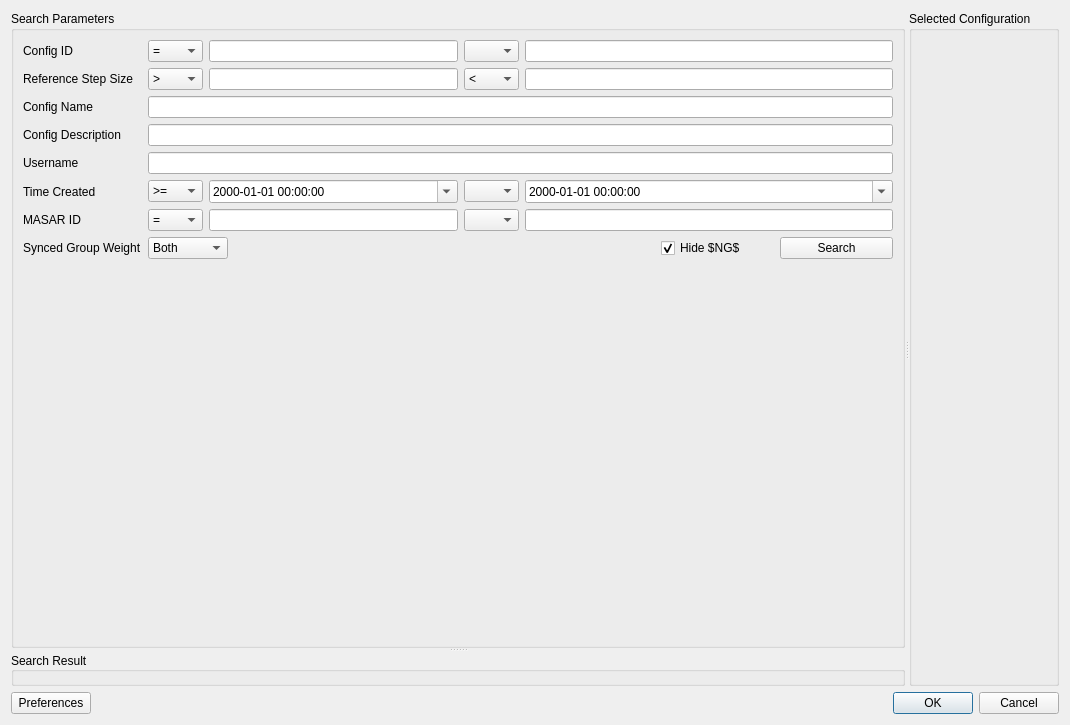
<?xml version="1.0" encoding="UTF-8"?>
<ui version="4.0">
 <class>Dialog</class>
 <widget class="QDialog" name="Dialog">
  <property name="geometry">
   <rect>
    <x>0</x>
    <y>0</y>
    <width>1070</width>
    <height>725</height>
   </rect>
  </property>
  <property name="windowTitle">
   <string>Import Tinker Configuration from Database</string>
  </property>
  <layout class="QGridLayout" name="gridLayout_3">
   <item row="1" column="1">
    <spacer name="horizontalSpacer">
     <property name="orientation">
      <enum>Qt::Horizontal</enum>
     </property>
     <property name="sizeHint" stdset="0">
      <size>
       <width>412</width>
       <height>20</height>
      </size>
     </property>
    </spacer>
   </item>
   <item row="1" column="0">
    <widget class="QPushButton" name="pushButton_preferences">
     <property name="text">
      <string>Preferences</string>
     </property>
    </widget>
   </item>
   <item row="1" column="2">
    <widget class="QDialogButtonBox" name="buttonBox">
     <property name="orientation">
      <enum>Qt::Horizontal</enum>
     </property>
     <property name="standardButtons">
      <set>QDialogButtonBox::Cancel|QDialogButtonBox::Ok</set>
     </property>
    </widget>
   </item>
   <item row="0" column="0" colspan="3">
    <widget class="QSplitter" name="splitter">
     <property name="orientation">
      <enum>Qt::Horizontal</enum>
     </property>
     <widget class="QSplitter" name="splitter_2">
      <property name="orientation">
       <enum>Qt::Vertical</enum>
      </property>
      <widget class="QGroupBox" name="groupBox_search_params">
       <property name="title">
        <string>Search Parameters</string>
       </property>
       <layout class="QGridLayout" name="gridLayout">
        <item row="0" column="0">
         <widget class="QLabel" name="label">
          <property name="text">
           <string>Config ID</string>
          </property>
         </widget>
        </item>
        <item row="0" column="1">
         <widget class="QComboBox" name="comboBox_config_id_1">
          <property name="minimumSize">
           <size>
            <width>55</width>
            <height>0</height>
           </size>
          </property>
          <property name="maximumSize">
           <size>
            <width>46</width>
            <height>16777215</height>
           </size>
          </property>
          <property name="currentIndex">
           <number>1</number>
          </property>
          <item>
           <property name="text">
            <string/>
           </property>
          </item>
          <item>
           <property name="text">
            <string>=</string>
           </property>
          </item>
          <item>
           <property name="text">
            <string>&gt;=</string>
           </property>
          </item>
          <item>
           <property name="text">
            <string>&lt;=</string>
           </property>
          </item>
         </widget>
        </item>
        <item row="0" column="2" colspan="2">
         <widget class="QLineEdit" name="lineEdit_config_id_1"/>
        </item>
        <item row="0" column="4">
         <widget class="QComboBox" name="comboBox_config_id_2">
          <property name="minimumSize">
           <size>
            <width>55</width>
            <height>0</height>
           </size>
          </property>
          <property name="maximumSize">
           <size>
            <width>46</width>
            <height>16777215</height>
           </size>
          </property>
          <item>
           <property name="text">
            <string/>
           </property>
          </item>
          <item>
           <property name="text">
            <string>=</string>
           </property>
          </item>
          <item>
           <property name="text">
            <string>&gt;=</string>
           </property>
          </item>
          <item>
           <property name="text">
            <string>&lt;=</string>
           </property>
          </item>
         </widget>
        </item>
        <item row="0" column="5" colspan="3">
         <widget class="QLineEdit" name="lineEdit_config_id_2"/>
        </item>
        <item row="1" column="0">
         <widget class="QLabel" name="label_6">
          <property name="text">
           <string>Reference Step Size</string>
          </property>
         </widget>
        </item>
        <item row="1" column="1">
         <widget class="QComboBox" name="comboBox_ref_step_size_1">
          <property name="minimumSize">
           <size>
            <width>55</width>
            <height>0</height>
           </size>
          </property>
          <property name="maximumSize">
           <size>
            <width>46</width>
            <height>16777215</height>
           </size>
          </property>
          <property name="currentIndex">
           <number>1</number>
          </property>
          <item>
           <property name="text">
            <string/>
           </property>
          </item>
          <item>
           <property name="text">
            <string>&gt;</string>
           </property>
          </item>
          <item>
           <property name="text">
            <string>&lt;</string>
           </property>
          </item>
         </widget>
        </item>
        <item row="1" column="2" colspan="2">
         <widget class="QLineEdit" name="lineEdit_ref_step_size_1"/>
        </item>
        <item row="1" column="4">
         <widget class="QComboBox" name="comboBox_ref_step_size_2">
          <property name="minimumSize">
           <size>
            <width>55</width>
            <height>0</height>
           </size>
          </property>
          <property name="maximumSize">
           <size>
            <width>46</width>
            <height>16777215</height>
           </size>
          </property>
          <property name="currentIndex">
           <number>2</number>
          </property>
          <item>
           <property name="text">
            <string/>
           </property>
          </item>
          <item>
           <property name="text">
            <string>&gt;</string>
           </property>
          </item>
          <item>
           <property name="text">
            <string>&lt;</string>
           </property>
          </item>
         </widget>
        </item>
        <item row="1" column="5" colspan="3">
         <widget class="QLineEdit" name="lineEdit_ref_step_size_2"/>
        </item>
        <item row="2" column="0">
         <widget class="QLabel" name="label_3">
          <property name="text">
           <string>Config Name</string>
          </property>
         </widget>
        </item>
        <item row="2" column="1" colspan="7">
         <widget class="QLineEdit" name="lineEdit_config_name"/>
        </item>
        <item row="3" column="0">
         <widget class="QLabel" name="label_4">
          <property name="text">
           <string>Config Description</string>
          </property>
         </widget>
        </item>
        <item row="3" column="1" colspan="7">
         <widget class="QLineEdit" name="lineEdit_config_description"/>
        </item>
        <item row="4" column="0">
         <widget class="QLabel" name="label_5">
          <property name="text">
           <string>Username</string>
          </property>
         </widget>
        </item>
        <item row="4" column="1" colspan="7">
         <widget class="QLineEdit" name="lineEdit_username"/>
        </item>
        <item row="5" column="0">
         <widget class="QLabel" name="label_8">
          <property name="text">
           <string>Time Created</string>
          </property>
         </widget>
        </item>
        <item row="5" column="1">
         <widget class="QComboBox" name="comboBox_time_created_1">
          <property name="minimumSize">
           <size>
            <width>55</width>
            <height>0</height>
           </size>
          </property>
          <property name="maximumSize">
           <size>
            <width>46</width>
            <height>16777215</height>
           </size>
          </property>
          <property name="currentIndex">
           <number>2</number>
          </property>
          <item>
           <property name="text">
            <string/>
           </property>
          </item>
          <item>
           <property name="text">
            <string>=</string>
           </property>
          </item>
          <item>
           <property name="text">
            <string>&gt;=</string>
           </property>
          </item>
          <item>
           <property name="text">
            <string>&lt;=</string>
           </property>
          </item>
         </widget>
        </item>
        <item row="5" column="2" colspan="2">
         <widget class="QDateTimeEdit" name="dateTimeEdit_time_created_1">
          <property name="displayFormat">
           <string>yyyy-MM-dd HH:mm:ss</string>
          </property>
          <property name="calendarPopup">
           <bool>true</bool>
          </property>
         </widget>
        </item>
        <item row="5" column="4">
         <widget class="QComboBox" name="comboBox_time_created_2">
          <property name="minimumSize">
           <size>
            <width>55</width>
            <height>0</height>
           </size>
          </property>
          <property name="maximumSize">
           <size>
            <width>46</width>
            <height>16777215</height>
           </size>
          </property>
          <item>
           <property name="text">
            <string/>
           </property>
          </item>
          <item>
           <property name="text">
            <string>=</string>
           </property>
          </item>
          <item>
           <property name="text">
            <string>&gt;=</string>
           </property>
          </item>
          <item>
           <property name="text">
            <string>&lt;=</string>
           </property>
          </item>
         </widget>
        </item>
        <item row="5" column="5" colspan="3">
         <widget class="QDateTimeEdit" name="dateTimeEdit_time_created_2">
          <property name="displayFormat">
           <string>yyyy-MM-dd HH:mm:ss</string>
          </property>
          <property name="calendarPopup">
           <bool>true</bool>
          </property>
         </widget>
        </item>
        <item row="6" column="0">
         <widget class="QLabel" name="label_9">
          <property name="text">
           <string>MASAR ID</string>
          </property>
         </widget>
        </item>
        <item row="6" column="1">
         <widget class="QComboBox" name="comboBox_masar_id_1">
          <property name="minimumSize">
           <size>
            <width>55</width>
            <height>0</height>
           </size>
          </property>
          <property name="maximumSize">
           <size>
            <width>46</width>
            <height>16777215</height>
           </size>
          </property>
          <property name="currentIndex">
           <number>1</number>
          </property>
          <item>
           <property name="text">
            <string/>
           </property>
          </item>
          <item>
           <property name="text">
            <string>=</string>
           </property>
          </item>
          <item>
           <property name="text">
            <string>&gt;=</string>
           </property>
          </item>
          <item>
           <property name="text">
            <string>&lt;=</string>
           </property>
          </item>
         </widget>
        </item>
        <item row="6" column="2" colspan="2">
         <widget class="QLineEdit" name="lineEdit_masar_id_1"/>
        </item>
        <item row="6" column="4">
         <widget class="QComboBox" name="comboBox_masar_id_2">
          <property name="minimumSize">
           <size>
            <width>55</width>
            <height>0</height>
           </size>
          </property>
          <property name="maximumSize">
           <size>
            <width>46</width>
            <height>16777215</height>
           </size>
          </property>
          <item>
           <property name="text">
            <string/>
           </property>
          </item>
          <item>
           <property name="text">
            <string>=</string>
           </property>
          </item>
          <item>
           <property name="text">
            <string>&gt;=</string>
           </property>
          </item>
          <item>
           <property name="text">
            <string>&lt;=</string>
           </property>
          </item>
         </widget>
        </item>
        <item row="6" column="5" colspan="3">
         <widget class="QLineEdit" name="lineEdit_masar_id_2"/>
        </item>
        <item row="7" column="0">
         <widget class="QLabel" name="label_7">
          <property name="text">
           <string>Synced Group Weight</string>
          </property>
         </widget>
        </item>
        <item row="7" column="1" colspan="2">
         <widget class="QComboBox" name="comboBox_synced_group_weight">
          <property name="minimumSize">
           <size>
            <width>80</width>
            <height>0</height>
           </size>
          </property>
          <property name="maximumSize">
           <size>
            <width>51</width>
            <height>16777215</height>
           </size>
          </property>
          <property name="currentIndex">
           <number>2</number>
          </property>
          <property name="sizeAdjustPolicy">
           <enum>QComboBox::AdjustToContents</enum>
          </property>
          <property name="modelColumn">
           <number>0</number>
          </property>
          <item>
           <property name="text">
            <string>True</string>
           </property>
          </item>
          <item>
           <property name="text">
            <string>False</string>
           </property>
          </item>
          <item>
           <property name="text">
            <string>Both</string>
           </property>
          </item>
         </widget>
        </item>
        <item row="7" column="3" colspan="3">
         <spacer name="horizontalSpacer_3">
          <property name="orientation">
           <enum>Qt::Horizontal</enum>
          </property>
          <property name="sizeHint" stdset="0">
           <size>
            <width>327</width>
            <height>20</height>
           </size>
          </property>
         </spacer>
        </item>
        <item row="7" column="6">
         <widget class="QCheckBox" name="checkBox_hide_NG">
          <property name="toolTip">
           <string>Exclude configs marked as &quot;No Good&quot; ($NG$ in Config Name)</string>
          </property>
          <property name="text">
           <string>Hide $NG$</string>
          </property>
          <property name="checked">
           <bool>true</bool>
          </property>
         </widget>
        </item>
        <item row="7" column="7">
         <widget class="QPushButton" name="pushButton_search">
          <property name="text">
           <string>Search</string>
          </property>
         </widget>
        </item>
        <item row="8" column="3">
         <spacer name="verticalSpacer">
          <property name="orientation">
           <enum>Qt::Vertical</enum>
          </property>
          <property name="sizeHint" stdset="0">
           <size>
            <width>20</width>
            <height>303</height>
           </size>
          </property>
         </spacer>
        </item>
       </layout>
      </widget>
      <widget class="QGroupBox" name="groupBox_search_result">
       <property name="title">
        <string>Search Result</string>
       </property>
       <property name="alignment">
        <set>Qt::AlignLeading|Qt::AlignLeft|Qt::AlignVCenter</set>
       </property>
       <property name="flat">
        <bool>false</bool>
       </property>
       <property name="checkable">
        <bool>false</bool>
       </property>
      </widget>
     </widget>
     <widget class="QGroupBox" name="groupBox_selected_conf">
      <property name="title">
       <string>Selected Configuration</string>
      </property>
     </widget>
    </widget>
   </item>
  </layout>
 </widget>
 <resources/>
 <connections>
  <connection>
   <sender>buttonBox</sender>
   <signal>accepted()</signal>
   <receiver>Dialog</receiver>
   <slot>accept()</slot>
   <hints>
    <hint type="sourcelabel">
     <x>248</x>
     <y>254</y>
    </hint>
    <hint type="destinationlabel">
     <x>157</x>
     <y>274</y>
    </hint>
   </hints>
  </connection>
  <connection>
   <sender>buttonBox</sender>
   <signal>rejected()</signal>
   <receiver>Dialog</receiver>
   <slot>reject()</slot>
   <hints>
    <hint type="sourcelabel">
     <x>316</x>
     <y>260</y>
    </hint>
    <hint type="destinationlabel">
     <x>286</x>
     <y>274</y>
    </hint>
   </hints>
  </connection>
 </connections>
</ui>
